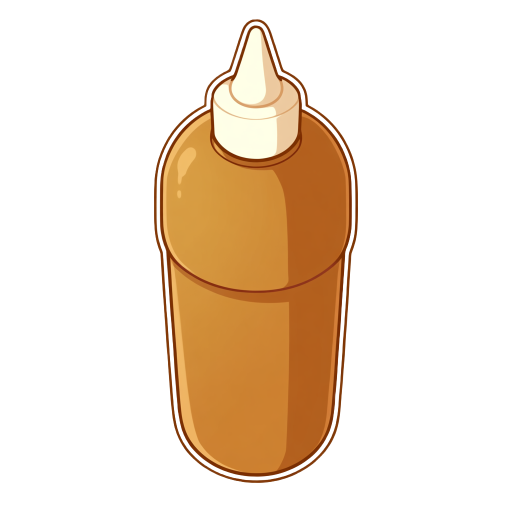
#> input picture art/ingredients/caramel_v01.png, 1024 x 1024 px (shown at 1/2 size); its folder holds 4 pictures in this run
$ python prepare_missing_ingredients.py
#> lines starting #> are read from the running program, lines starting #| are printed output that depends on the picture
### art/workflows/generate_comfy.py
"""Generate cafe assets using the user's running local ComfyUI server.

Usage: python generate_comfy.py specs.json [asset_id ...]
Each asset keeps its API prompt, editable UI workflow, and generation record.
"""
import argparse
import datetime as dt
import json
from pathlib import Path
import shutil
import time
import urllib.error
import urllib.parse
import urllib.request
import uuid

BASE = 'http://127.0.0.1:8188'
ROOT = Path(__file__).resolve().parents[1]
COMFY = Path(r'C:\ComfyUI_windows_portable\ComfyUI')


# [9 lines left out: function api, not called in this run]


def save_json(path, data):
    path.parent.mkdir(parents=True, exist_ok=True)
    path.write_text(json.dumps(data, ensure_ascii=False, indent=2), encoding='utf-8')


def node(kind, **inputs):
    return {'class_type': kind, 'inputs': inputs}


# [153 lines left out: functions make_prompt, make_ui, main, not called in this run]


# [2 lines that do not run on import are left out]

### art/workflows/build_previews.py
"""Compose saved cafe assets with ComfyUI nodes; does not redraw assets."""
import time
import shutil
import sys
from pathlib import Path
from PIL import Image
sys.path.insert(0, str(Path(__file__).resolve().parent))
from generate_comfy import api, save_json, make_ui, node, ROOT, COMFY


class Scene:
    def __init__(self):
        self.graph = {}

    def add(self, kind, **inputs):
        key = str(len(self.graph) + 1)
        self.graph[key] = node(kind, **inputs)
        return key

    def load(self, relative):
        source = ROOT / relative
        staged = COMFY / 'input' / 'cafe_buyeo_preview' / source.name
        staged.parent.mkdir(parents=True, exist_ok=True)
        shutil.copy2(source, staged)
        key = self.add('LoadImage', image='cafe_buyeo_preview/' + source.name)
        return key

    # [78 lines left out: functions layer, render, main, not called in this run]


# [2 lines that do not run on import are left out]

### art/workflows/prepare_missing_ingredients.py
"""Crop and resize the six new ingredients with ComfyUI, then install them.

Pillow only inspects bounds/metadata; all raster transformations use ComfyUI.
"""
import hashlib
import json
from pathlib import Path
import shutil
import sys
import time

from PIL import Image

sys.path.insert(0, str(Path(__file__).resolve().parent))
from generate_comfy import api, make_ui, save_json, ROOT, COMFY
from build_previews import Scene

ITEMS = [
    ('caramel', '캐러멜 소스'), ('hazelnut', '헤이즐넛 시럽'),
    ('strawberry', '딸기 청'), ('matcha', '녹차 가루'),
    ('cinnamon', '시나몬 가루'), ('honey', '꿀'),
]


def submit(scene, outputs):
    ui = make_ui(scene.graph, api('/object_info'))
    for i, item in enumerate(ui['nodes']):
        item['pos'] = [(i % 8) * 360, (i // 8) * 430]
    save_json(ROOT / 'workflows/missing_ingredients_game_ready.api.json', scene.graph)
    save_json(ROOT / 'workflows/missing_ingredients_game_ready.workflow.json', ui)
    queued = api('/prompt', {'prompt': scene.graph,
                            'extra_data': {'extra_pnginfo': {'workflow': ui}}})
    pid = queued['prompt_id']
    deadline = time.monotonic() + 300
    while time.monotonic() < deadline:
        result = api('/history/' + pid).get(pid)
        if result:
            if result.get('status', {}).get('status_str') == 'error':
                raise RuntimeError(result['status'])
            for output_id, dest in outputs.items():
                item = result['outputs'][output_id]['images'][0]
                source = COMFY / item['type'] / item.get('subfolder', '') / item['filename']
                dest.parent.mkdir(parents=True, exist_ok=True)
                shutil.copy2(source, dest)
                print('PREPARED ' + str(dest), flush=True)
            save_json(ROOT / 'workflows/missing_ingredients_game_ready.record.json',
                      {'prompt_id': pid, 'status': 'complete',
                       'outputs': [str(p.relative_to(ROOT)) for p in outputs.values()],
                       'execution_status': result.get('status')})
            return
        time.sleep(2)
    raise TimeoutError(pid)


def main():
    scene = Scene()
    outputs = {}
    previous_copies = {}
    for key, _ in ITEMS:
        previous = ROOT / 'ingredients/game_ready' / (key + '.png')
        previous_copies[key] = previous.read_bytes() if previous.exists() else None
        relative = 'ingredients/' + key + '_v01.png'
        with Image.open(ROOT / relative) as im:
#> im is the input picture: PIL image 1024x1024 RGBA; mean R, G, B, A 239.4, 222.8, 205.2, 64.8
            alpha = im.getchannel('A')
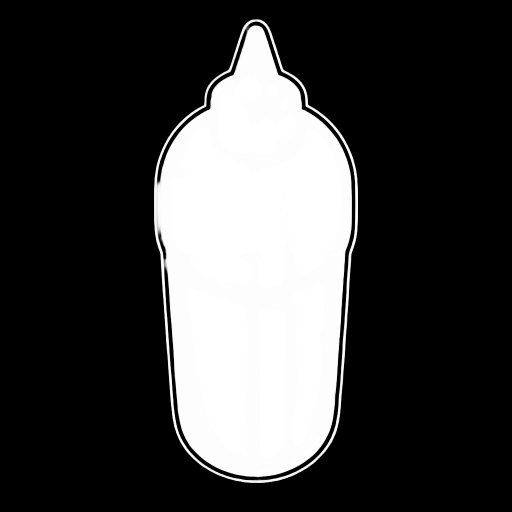
#> alpha: PIL image 1024x1024 L (shown at 1/2 size); min 0, max 255, mean 64.8
            assert alpha.getextrema() == (0, 255), relative
            box = alpha.point(lambda v: 255 if v > 64 else 0).getbbox()
#> box = (308, 38, 716, 966)
            left, top, right, bottom = box
#> left = 308; top = 38; right = 716; bottom = 966
            padding = 14
            left, top = max(0, left-padding), max(0, top-padding)
#> left = 294; top = 24
            right, bottom = min(im.width, right+padding), min(im.height, bottom+padding)
#> right = 730; bottom = 980
        width, height = right-left, bottom-top
#> width = 436; height = 956
        scale = 300 / max(width, height)
#> scale = 0.314
        tw, th = round(width*scale), round(height*scale)
#> tw = 137; th = 300
        source = scene.load(relative)
        rgb_crop = scene.add('ImageCrop', image=[source, 0], x=left, y=top,
                             width=width, height=height)
#> rgb_crop = '2'
        rgb = scene.add('ImageScale', image=[rgb_crop, 0], width=tw, height=th,
                        upscale_method='lanczos', crop='disabled')
#> rgb = '3'
        # LoadImage mask is inverse opacity, as expected by JoinImageWithAlpha.
        mask_image = scene.add('MaskToImage', mask=[source, 1])
        mask_crop = scene.add('ImageCrop', image=[mask_image, 0], x=left, y=top,
                              width=width, height=height)
#> mask_crop = '5'
        mask_scaled = scene.add('ImageScale', image=[mask_crop, 0], width=tw,
                                height=th, upscale_method='lanczos', crop='disabled')
#> mask_scaled = '6'
        mask = scene.add('ImageToMask', image=[mask_scaled, 0], channel='red')
#> mask = '7'
        rgba = scene.add('JoinImageWithAlpha', image=[rgb, 0], alpha=[mask, 0])
#> rgba = '8'
        output = scene.add('SaveImage', images=[rgba, 0],
                           filename_prefix='cafe_buyeo/game_ready/' + key)
#> output = '9'
        outputs[output] = ROOT / 'ingredients/game_ready' / (key + '.png')
#> pass 2 of the loop in main, `for key, _ in ITEMS:`:
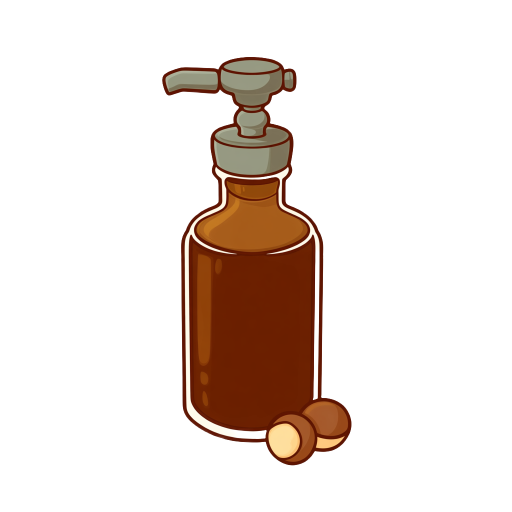
#> input picture art/ingredients/hazelnut_v01.png, 1024 x 1024 px (shown at 1/2 size)
#> in main, im is the input picture: PIL image 1024x1024 RGBA; mean R, G, B, A 232.9, 223.2, 217.6, 42.6
#> in main, `alpha = im.getchannel('A')`:
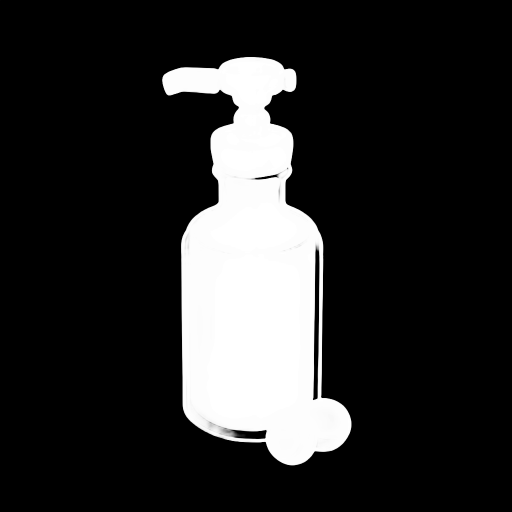
#> alpha: PIL image 1024x1024 L (shown at 1/2 size); min 0, max 255, mean 42.6
#> box = (324, 114, 703, 931)
#> in main, `left, top, right, bottom = box`: left = 324; top = 114; right = 703; bottom = 931
#> in main, `left, top = max(0, left-padding), max(0, top-padding)`: left = 310; top = 100
#> in main, `right, bottom = min(im.width, right+padding), min(im.height, bottom+pa..`: right = 717; bottom = 945
#> width = 407; height = 845
#> scale = 0.355
#> tw = 144
#> rgb_crop = '11'
#> rgb = '12'
#> mask_crop = '14'
#> mask_scaled = '15'
#> mask = '16'
#> rgba = '17'
#> output = '18'
    submit(scene, outputs)

    for key, _ in ITEMS:
        source = ROOT / 'ingredients/game_ready' / (key + '.png')
        with Image.open(source) as im:
            assert im.mode == 'RGBA' and max(im.size) == 300, (key, im.mode, im.size)
            assert im.getchannel('A').getextrema() == (0, 255), key
        dest = ROOT.parent / 'game/assets/ing' / (key + '.png')
        if dest.exists() and dest.read_bytes() not in (source.read_bytes(), previous_copies[key]):
            raise FileExistsError('Will not overwrite different game asset: ' + str(dest))
        shutil.copy2(source, dest)
        print('INSTALLED ' + str(dest), flush=True)

    preview = Scene()
    base = preview.add('EmptyImage', width=1080, height=720, batch_size=1, color=0xF2E6D5)
    for index, (key, _) in enumerate(ITEMS):
        base = preview.layer(base, 'ingredients/game_ready/' + key + '.png',
                             (index % 3)*360+40, (index//3)*360+30, 280, 300)
    preview.render(base, 'new_ingredients_overview')


if __name__ == '__main__':
#> (the run stopped early here; a loop or call above may not have finished)
